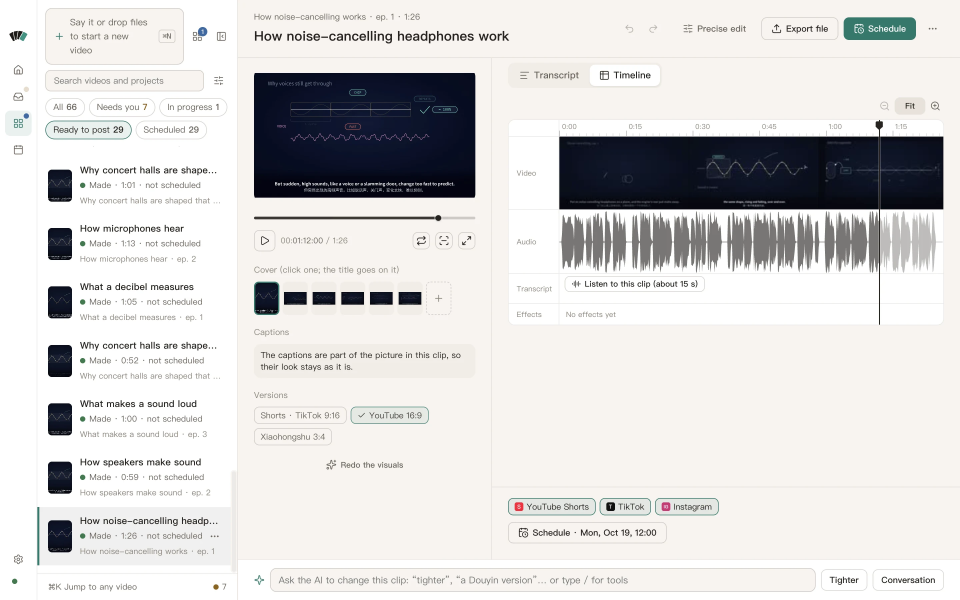
#> input picture apps/site/src/assets/app/course-en.webp, 2880 x 1800 px (shown at 1/3 size); its folder holds only this picture in this run
$ python -i saliency.py   (imports and definitions only)
#> lines starting #> are read from the running program, lines starting #| are printed output that depends on the picture
### lib/vstudio/config.py
"""Shared paths, fonts, models and the creator persona.

Everything that used to be hard-coded (system fonts, ~/Desktop/... model files, the creator's
speed defaults and brand colours) resolves through here.

    from vstudio.config import font, model, persona
    font("cjk-bold")          -> path to Noto Sans SC Bold (downloaded by install.sh)
    font("cjk-serif")         -> Noto Serif SC (titles in 文艺 / photo-story modes)
    font("display-zh")        -> Smiley Sans 得意黑 ($VSTUDIO_FONT_DISPLAY_ZH first; MissingAsset -> caller falls back)
    model("face_landmarker")  -> path to MediaPipe face_landmarker.task
    persona()["speed"]["body"]
"""
import json
import os
import re
import sys
from functools import lru_cache

REPO = os.path.abspath(os.path.join(os.path.dirname(__file__), "..", ".."))
CACHE = os.environ.get("VSTUDIO_CACHE", os.path.expanduser("~/.cache/video-studio"))
# Older builds wrote some caches (ASR fallback sidecars, the batch bench table) to ~/.cache/vstudio. ONE root now:
# everything is written under CACHE; the legacy folder is still READ (cache_dirs) so nothing is recomputed.
LEGACY_CACHE = os.path.expanduser("~/.cache/vstudio")
FONT_DIR = os.path.join(CACHE, "fonts")
MODEL_DIR = os.path.join(CACHE, "models")

# role -> candidate files (first that exists wins). All OFL / Apache, fetched by install.sh.
FONTS = {
    "cjk": ["NotoSansSC-Regular.otf"],
    "cjk-bold": ["NotoSansSC-Bold.otf"],
    "cjk-serif": ["NotoSerifSC-Regular.otf"],
    "cjk-serif-bold": ["NotoSerifSC-Bold.otf"],
    "serif": ["STIXTwoText-Regular.ttf"],
    "serif-italic": ["STIXTwoText-Italic.ttf"],
    "mono": ["JetBrainsMono-Regular.ttf"],
    "mono-bold": ["JetBrainsMono-Bold.ttf"],
    # the typography kit (theme.type_scale pairs; AESTHETICS P5 stays the default look, these are opt-in faces):
    # Smiley Sans 得意黑 for modern Chinese headlines, LXGW WenKai 霞鹜文楷 for quotes / photo stories, Instrument
    # Serif for English display titles. display-latin and serif-display are one face under two names (a theme pair
    # names the role it means, not the file).
    "display-zh": ["SmileySans-Oblique.otf", "SmileySans-Oblique.ttf"],
    "zh-humanist": ["LXGWWenKai-Regular.ttf"],
    "display-latin": ["InstrumentSerif-Regular.ttf"],
    "serif-display": ["InstrumentSerif-Regular.ttf"],
}
# role -> env var the desk sets when the font lives outside FONT_DIR (Smiley Sans is unpacked from its release zip
# into its own asset folder, packaging/assets.json font-smiley). Checked before FONT_DIR.
FONT_ENV = {
    "display-zh": "VSTUDIO_FONT_DISPLAY_ZH",
}
MODELS = {
    "face_landmarker": "face_landmarker.task",       # MediaPipe, Apache-2.0
    "selfie_segmenter": "selfie_segmenter.tflite",   # MediaPipe, Apache-2.0
    "selfie_multiclass": "selfie_multiclass_256x256.tflite",  # MediaPipe, Apache-2.0 (model card 2023-05-10)
}


# [18 lines left out: functions cache_dir, cache_dirs, not called in this run]


class MissingAsset(FileNotFoundError):
    pass


_WARNED = set()


# [64 lines left out: functions _warn_once, ttc_face, _custom_font, font, not called in this run]


def model(name: str) -> str:
    p = os.path.join(MODEL_DIR, MODELS.get(name, name))
    if not os.path.exists(p):
        raise MissingAsset(f"model '{name}' not found at {p} - run ./install.sh")
    return p


# [15 lines left out: function optional_asset, not called in this run]


class YAMLUnavailable(RuntimeError):
    """A YAML file must be read but PyYAML is not installed (never silently read as JSON)."""


# [20 lines left out: functions load_yaml_text, load_yaml, not called in this run]


_load = load_yaml


# [19 lines left out: functions load_py, _merge, not called in this run]


SKILL_DIR = os.path.join("~", ".claude", "skills", "video-studio")   # the Claude Code skill checkout


# [50 lines left out: functions persona_sources, persona, not called in this run]


def xhs_len(title: str) -> float:
    """小红书 title length: CJK/full-width = 1, latin letter/digit/space = 0.5."""
    return sum(0.5 if ord(c) < 0x2E80 else 1.0 for c in title)

### lib/vstudio/saliency.py
"""Where the eye goes in a frame without a face: the per-frame interest maps the ``subject`` reframe follows.

    from vstudio import saliency as S
    an = S.Analyzer(person=None)                   # person=None: MediaPipe selfie segmenter when installed
    m = an(bgr_small)                              # {"map": HxW float32 0..1, "motion": float, "gm": (dx, dy)}

Three cues, all deterministic (no randomness, no GPU):
  spectral residual   Hou & Zhang 2007 on a 128-px grey thumbnail: what stands out of the frame's own texture
                      (a person on a road, a red tree in a green slope, a boat on water)
  colour contrast     distance from the frame's mean Lab colour (Achanta 2009): the odd colour out
  vividness           saturation x brightness: autumn leaves, a lit field, a red jacket draw the eye more than
                      a grey roof of the same contrast
  residual motion     dense Farneback flow between this sample and the previous one, minus the global (camera /
                      drone) motion: what moves on its own (walkers, cars, a ferry) while the drone pans
  person mask         MediaPipe selfie segmenter (optional; Apache-2.0 model in the engine's model folder):
                      people near enough to read as a subject

The map is the weighted sum (``W``), each cue normalised to its own 99th percentile so a quiet frame does not
amplify noise. ``Analyzer`` keeps the previous grey frame for the motion cue: feed it the samples in time order and
call ``reset()`` at a shot cut.
"""
import numpy as np

GRID_W = 160                     # analysis grid width (maps are this wide)
W = dict(spectral=1.0, color=0.4, vivid=0.6, motion=1.4, person=1.6)


def _norm(m, floor=0.0):
    m = np.maximum(m.astype(np.float32) - floor, 0)
    hi = float(np.percentile(m, 99)) if m.size else 0.0
    return np.clip(m / hi, 0, 1) if hi > 1e-6 else np.zeros_like(m, np.float32)


def spectral_residual(grey):
    """Spectral-residual saliency of a small grey image (float32 0..1 map, same size)."""
    import cv2
    h, w = grey.shape
    tw = 128
    th = max(8, int(round(h * tw / w)))
    g = cv2.resize(grey, (tw, th), interpolation=cv2.INTER_AREA).astype(np.float32) / 255.0
    F = np.fft.fft2(g)
    amp = np.log(np.abs(F) + 1e-6)
    ph = np.angle(F)
    res = amp - cv2.blur(amp, (3, 3))
    sal = np.abs(np.fft.ifft2(np.exp(res + 1j * ph))) ** 2
    sal = cv2.GaussianBlur(sal.astype(np.float32), (0, 0), 2.5)
    return cv2.resize(_norm(sal), (w, h), interpolation=cv2.INTER_LINEAR)


def color_contrast(bgr):
    import cv2
    lab = cv2.cvtColor(cv2.GaussianBlur(bgr, (0, 0), 1.5), cv2.COLOR_BGR2LAB).astype(np.float32)
    d = np.linalg.norm(lab - lab.reshape(-1, 3).mean(0), axis=2)
    return _norm(d, floor=float(np.median(d)))


def vividness(bgr):
    import cv2
    hsv = cv2.cvtColor(bgr, cv2.COLOR_BGR2HSV).astype(np.float32)
    v = hsv[..., 1] * hsv[..., 2] / 255.0
    return _norm(cv2.GaussianBlur(v, (0, 0), 2.0), floor=float(np.median(v)))


def _taper(h, w, edge=0.05):
    """1 inside, falling to 0.5 at the outer ``edge`` of the frame (the FFT's wrap-around and lens vignetting make
    borders look salient)."""
    def ramp(n):
        e = max(1, int(round(n * edge)))
        r = np.ones(n, np.float32)
        r[:e] = np.linspace(0.5, 1.0, e)
        r[-e:] = np.linspace(1.0, 0.5, e)
        return r
    return np.outer(ramp(h), ramp(w))


def _person_segmenter():
    """MediaPipe selfie segmenter (IMAGE mode) or None (no mediapipe / no model: the cue is skipped)."""
    try:
        from mediapipe.tasks.python import BaseOptions, vision
        from .config import model
        return vision.ImageSegmenter.create_from_options(vision.ImageSegmenterOptions(
            base_options=BaseOptions(model_asset_path=model("selfie_segmenter")),
            output_confidence_masks=True, output_category_mask=False))
    except Exception:  # noqa: BLE001
        return None


class Analyzer:
    """Per-sample interest map on the analysis grid. ``person``: None = the MediaPipe segmenter when available,
    False = off, or any ``fn(bgr) -> HxW 0..1`` (tests)."""

    def __init__(self, person=None, grid_w=GRID_W, weights=None):
        self.grid_w = grid_w
        self.w = dict(W, **(weights or {}))
        self.prev = None
        self._seg = None
        if person is None:
            self._seg = _person_segmenter()
            self.person = self._mp_person if self._seg is not None else None
        else:
            self.person = person or None

    def reset(self):
        self.prev = None

    def close(self):
        if self._seg is not None:
            try:
                self._seg.close()
            except Exception:  # noqa: BLE001
                pass
            self._seg = None

    def _mp_person(self, bgr):
        import cv2
        import mediapipe as mp
        h, w = bgr.shape[:2]
        rgb = np.ascontiguousarray(cv2.cvtColor(cv2.resize(bgr, (256, 256), interpolation=cv2.INTER_AREA),
                                                cv2.COLOR_BGR2RGB))
        res = self._seg.segment(mp.Image(image_format=mp.ImageFormat.SRGB, data=rgb))
        m = np.asarray(res.confidence_masks[-1].numpy_view(), np.float32).reshape(256, 256)
        m = np.where(m > 0.6, m, 0.0).astype(np.float32)
        cover = float((m > 0).mean())
        if cover < 0.002 or cover > 0.5:              # nothing, or the whole frame (a wall of foliage read as skin)
            return None
        return cv2.resize(m, (w, h), interpolation=cv2.INTER_LINEAR)

    def __call__(self, bgr):
        import cv2
        h, w = bgr.shape[:2]
        gw, gh = self.grid_w, max(8, int(round(h * self.grid_w / w)))
        small = cv2.resize(bgr, (gw, gh), interpolation=cv2.INTER_AREA)
        grey = cv2.cvtColor(small, cv2.COLOR_BGR2GRAY)
        acc = (self.w["spectral"] * spectral_residual(grey) + self.w["color"] * color_contrast(small)
               + self.w["vivid"] * vividness(small))
        total = self.w["spectral"] + self.w["color"] + self.w["vivid"]
        motion, gm = 0.0, (0.0, 0.0)
        if self.prev is not None and self.prev.shape == grey.shape:
            flow = cv2.calcOpticalFlowFarneback(self.prev, grey, None, 0.5, 3, 13, 3, 5, 1.1, 0)
            med = np.median(flow.reshape(-1, 2), axis=0)
            gm = (float(med[0]) / gw, float(med[1]) / gh)          # global motion, frame widths / heights
            res = np.linalg.norm(flow - med, axis=2)
            floor = float(np.percentile(res, 80))
            peak = float(np.percentile(res, 99.5))
            motion = peak - floor
            if motion > 0.6:                          # something moves on its own (> ~0.6 grid px between samples)
                acc += self.w["motion"] * _norm(cv2.GaussianBlur(res, (0, 0), 1.5), floor)
                total += self.w["motion"]
        self.prev = grey
        if self.person is not None:
            pm = self.person(small)
            if pm is not None:
                acc += self.w["person"] * cv2.resize(np.asarray(pm, np.float32), (gw, gh))
                total += self.w["person"]
        return dict(map=(acc / total * _taper(gh, gw)).astype(np.float32), motion=round(motion, 3), gm=gm)

>>> import cv2
>>> picture = cv2.imread('../../apps/site/src/assets/app/course-en.webp')
#> picture is the input picture: shape (1800, 2880, 3); mean B, G, R 215, 215.5, 216.8
>>> result = Analyzer()(picture)
#> in spectral_residual, `res = amp - cv2.blur(amp, (3, 3))`:
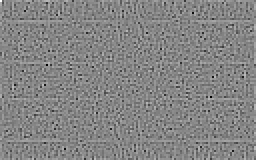
#> res: shape (80, 128) float64 (shown 2 times larger); min -3.65, max 3.36, mean 0.00527; drawn with min black and max white
#> in spectral_residual, `sal = cv2.GaussianBlur(sal.astype(np.float32), (0, 0), 2.5)`:
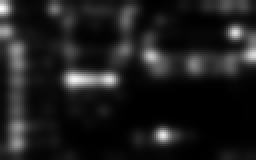
#> sal: shape (80, 128) float32 (shown 2 times larger); min 1.07e-05, max 0.00144, mean 0.000176; drawn with min black and max white
#> in _norm, `hi = float(np.percentile(m, 99)) if m.size else 0.0`: hi = 0.00103
#> in color_contrast, `lab = cv2.cvtColor(cv2.GaussianBlur(bgr, (0, 0), 1.5), cv2.COLOR_BGR2L..`:
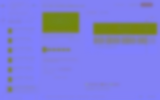
#> lab: shape (100, 160, 3) float32; mean B, G, R 217.8, 128.6, 128
#> in color_contrast, `d = np.linalg.norm(lab - lab.reshape(-1, 3).mean(0), axis=2)`:
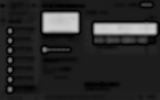
#> d: shape (100, 160) float32; min 0.651, max 208.4, mean 41.7
#> in vividness, `hsv = cv2.cvtColor(bgr, cv2.COLOR_BGR2HSV).astype(np.float32)`:
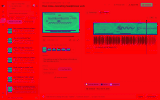
#> hsv: shape (100, 160, 3) float32; mean B, G, R 25.7, 21, 219.5
#> call 3 of _norm, with floor = 7.78
#> in _norm (call 3), `m = np.maximum(m.astype(np.float32) - floor, 0)`:
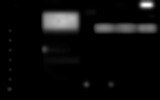
#> m: shape (100, 160) float32; min 0, max 31.18, mean 1.5; drawn with min black and max white
#> in _norm (call 3), `hi = float(np.percentile(m, 99)) if m.size else 0.0`: hi = 21.83
#> in __call__, `acc = (self.w["spectral"] * spectral_residual(grey) + self.w["color"] ..`:
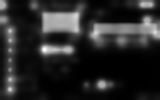
#> acc: shape (100, 160) float32; min 0.0105, max 1.48, mean 0.248; drawn with min black and max white
#> result = 3 items
